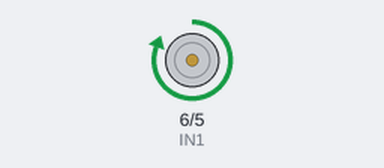
Simulated run of this sketch. Board: Arduino Uno, built with avr-gcc and run on an emulated ATmega328P. Parts: motor-driver pin pairs drawn as motors (green arrow = first pin HIGH = forward, orange = second pin HIGH = backward, longer = more drive).

Above: at 2.5 s.
At 7.5 s:
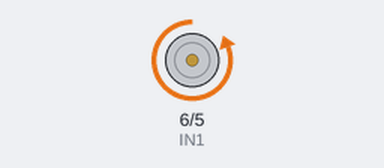
Timing chart, 0 to 13.0 s (numbered marks = the images above):
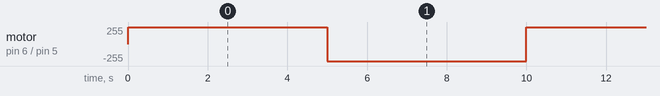

Measured:
- by itself, motor on pin 6 (IN1) / pin 5 (IN2): alternates forward 255/255 for 5.0 s and backward 255/255 for 5.0 s

The sketch:

Code01.ino
```cpp
// DC Motor
// Without Motor Driver
const int IN1 = 6;
const int IN2 = 5;
void setup()
{
  pinMode(IN1, OUTPUT);
  pinMode(IN2, OUTPUT);
}

void loop()
{
  digitalWrite(IN1, HIGH);
  digitalWrite(IN2, LOW);
  delay(5000); // Wait for 1000 millisecond(s)
  digitalWrite(IN1, LOW);
  digitalWrite(IN2, HIGH);
  delay(5000); // Wait for 1000 millisecond(s)
}
```
